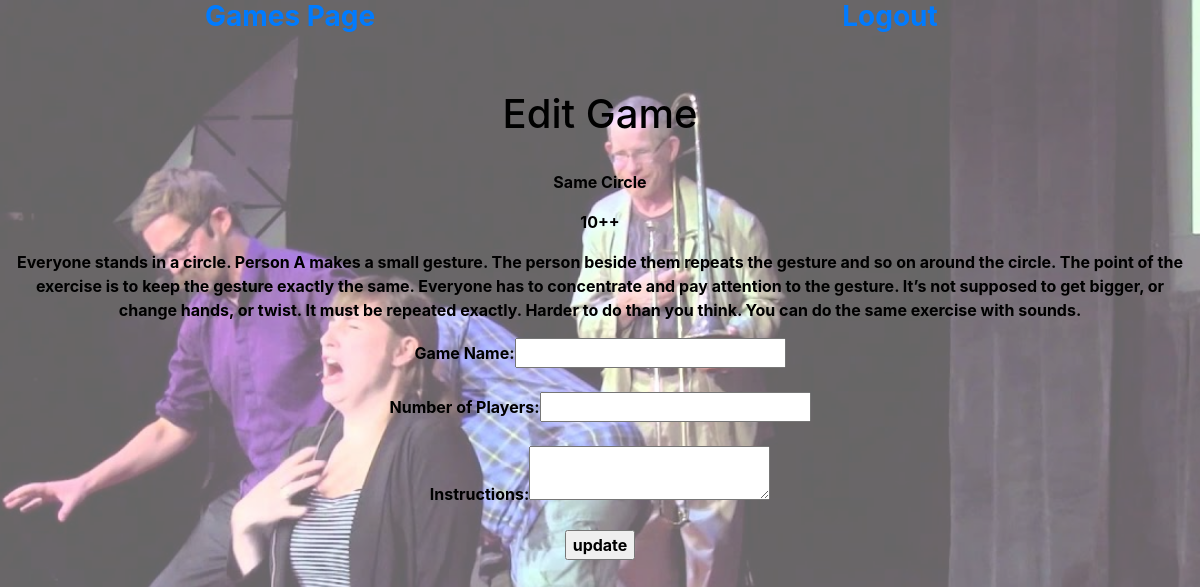
Screenshot of /games/18/edit with the database file from the repository.
### games/models.py (models this page shows)
class Game(models.Model):
    game_name = models.TextField()
    number_of_players = models.TextField()
    instructions = models.TextField()
    creator = models.ForeignKey(User, related_name = 'games', on_delete = models.CASCADE)
    created_at = models.DateTimeField(auto_now_add = True)
    updated_at = models.DateTimeField(auto_now = True)
    objects = GameManager()

### games/views.py (the view)
# urls.py: path('<int:game_id>/edit', views.edit_game),
def edit_game(request, game_id):
    context = {
        'game': Game.objects.get(id = game_id)
    }
    return render(request, 'edit_game.html', context)

### games/templates/edit_game.html (shortened to what this page needs)
<!DOCTYPE html>
<html lang="en">
<head>
    {% load static %}
    <link rel="stylesheet" href="https://stackpath.bootstrapcdn.com/bootstrap/4.3.1/css/bootstrap.min.css"
>
    <link rel="stylesheet" href="{% static 'css/edit_game.css' %}">
    </head>
<body>
    <div class='container-fluid'>
        <div class='row'>
            <div class='col'>
                <h3><a href='/games'>Games Page</a></h3>
            </div>
            <div class='col'>
                <h3><a href='/logout'>Logout</a></h3>
            </div>
        </div><br><br>
        <div class='row'>
            <div class='col align-items-center'>
                <h1>Edit Game</h1><br>
                <p>{{game.game_name}}</p>
                <p>{{game.number_of_players}}</p>
                <p>{{game.instructions}}</p>
                <form action='/games/{{game.id}}/update' method='POST'>
                    Game Name:<input name='game_name' type='text'><br><br>
                    Number of Players:<input name='number_of_players' type='text'><br><br>
                    Instructions:<textarea name='instructions'></textarea><br><br>
                    <input type='submit' value='update'>
                </form>
            </div>
        </div>
    </div>
</body>
</html>

### games/static/css/edit_game.css (style rules this page uses)
* { color: rgb(0, 0, 0); text-align: center; text-decoration: none; font-weight: bold; }
body::after { content: ""; background-image:url('../img/edit.jpg'); background-repeat: no-repeat; background-position: center; background-size: cover; background-attachment: scroll; opacity: 0.6; top: 0; left: 0; bottom: 0; right: 0; position: fixed; z-index: -1; }
h3 { margin-right: 20px; }

### rows the page displays
Game: game_name "Same Circle", number_of_players "10++", instructions "Everyone stands in a circle. Person A makes a small gesture. The person beside them repeats the gesture and so on around the circle. The point of the exercise is to keep the gesture exactly the same. Everyone has to concentrate and pay attention to the gesture. It’s not supposed to get bigger, or change hands, or twist. It must be repeated exactly. Harder to do than you think. You can do the same exercise with sounds."
